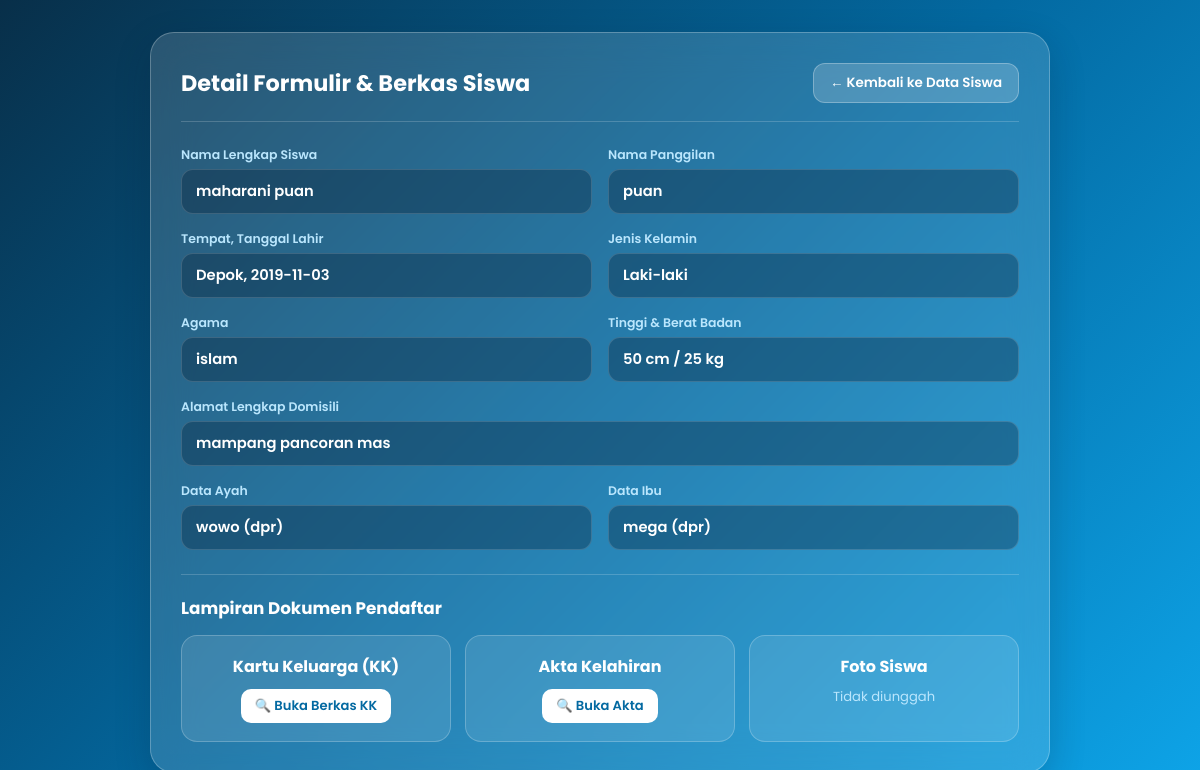
Page /edit_siswa/1 (signed in) on the committed database.
### tables this page shows
CREATE TABLE siswa (
            id INTEGER PRIMARY KEY AUTOINCREMENT,
            nama_siswa TEXT,
            nama_panggilan TEXT,
            tempat_lahir TEXT,
            tanggal_lahir TEXT,
            jenis_kelamin TEXT,
            agama TEXT,
            alamat TEXT,
            tinggi_badan TEXT,
            berat_badan TEXT,
            nama_ayah TEXT,
            pekerjaan_ayah TEXT,
            nama_ibu TEXT,
            pekerjaan_ibu TEXT,
            file_kk TEXT,
            file_akta TEXT,
            foto TEXT,
            status TEXT DEFAULT 'Belum Verifikasi'
        , email TEXT, jenjang TEXT DEFAULT 'Kinder A', tipe_program TEXT DEFAULT 'Tatap Muka Rutin', kelas TEXT DEFAULT 'Reguler');

### PythonProject1/app.py (the view, shortened to what this page needs)
@app.route('/edit_siswa/<id>', methods=['GET', 'POST'])
def edit_siswa(id):
    if session.get('role') != 'admin':
        return "Akses Ditolak!"
    conn = get_db()
    cur = conn.cursor()
    cur.execute("SELECT * FROM siswa WHERE id=?", (id,))
    siswa = cur.fetchone()
    conn.close()
    return render_template('edit_siswa.html', siswa=siswa)

### PythonProject1/app.py (called while the page is built)
def get_db():
    conn = sqlite3.connect(DB_PATH)
    conn.row_factory = sqlite3.Row
    return conn

### PythonProject1/templates/edit_siswa.html (shortened to what this page needs)
<!DOCTYPE html>
<html lang="id">
<head>
</head>
<body>
<div class="container">
    <div class="header">
        <h1>Detail Formulir & Berkas Siswa</h1>
        <a href="/data_siswa" class="btn-back">← Kembali ke Data Siswa</a>
    </div>
    <div class="grid-info">
        <div class="info-group">
            <label>Nama Lengkap Siswa</label>
            <p>{{ siswa.nama_siswa or '-' }}</p>
        </div>
        <div class="info-group">
            <label>Nama Panggilan</label>
            <p>{{ siswa.nama_panggilan or '-' }}</p>
        </div>
        <div class="info-group">
            <label>Tempat, Tanggal Lahir</label>
            <p>{{ siswa.tempat_lahir or 'Depok' }}, {{ siswa.tanggal_lahir or '-' }}</p>
        </div>
        <div class="info-group">
            <label>Jenis Kelamin</label>
            <p>{{ siswa.jenis_kelamin or '-' }}</p>
        </div>
        <div class="info-group">
            <label>Agama</label>
            <p>{{ siswa.agama or '-' }}</p>
        </div>
        <div class="info-group">
            <label>Tinggi & Berat Badan</label>
            <p>{{ siswa.tinggi_badan or '-' }} cm / {{ siswa.berat_badan or '-' }} kg</p>
        </div>
        <div class="info-group" style="grid-column: span 2;">
            <label>Alamat Lengkap Domisili</label>
            <p>{{ siswa.alamat or '-' }}</p>
        </div>
        <div class="info-group">
            <label>Data Ayah</label>
            <p>{{ siswa.nama_ayah or '-' }} ({{ siswa.pekerjaan_ayah or '-' }})</p>
        </div>
        <div class="info-group">
            <label>Data Ibu</label>
            <p>{{ siswa.nama_ibu or '-' }} ({{ siswa.pekerjaan_ibu or '-' }})</p>
        </div>
    </div>
    <div class="berkas-section">
        <h3>Lampiran Dokumen Pendaftar</h3>
        <div class="berkas-grid">
            <div class="berkas-card">
                <strong>Kartu Keluarga (KK)</strong><br>
                {% if siswa.file_kk %}
                    <a href="{{ url_for('static', filename='uploads/' ~ siswa.file_kk) }}" target="_blank">🔍 Buka Berkas KK</a>
                {% else %}
                    <div style="margin-top: 8px; color: #bae6fd; font-size: 0.82rem;">Tidak diunggah</div>
                {% endif %}
            </div>
            <div class="berkas-card">
                <strong>Akta Kelahiran</strong><br>
                {% if siswa.file_akta %}
                    <a href="{{ url_for('static', filename='uploads/' ~ siswa.file_akta) }}" target="_blank">🔍 Buka Akta</a>
                {% else %}
                    <div style="margin-top: 8px; color: #bae6fd; font-size: 0.82rem;">Tidak diunggah</div>
                {% endif %}
            </div>
            <div class="berkas-card">
                <strong>Foto Siswa</strong><br>
                {% if siswa.foto %}
                    <a href="{{ url_for('static', filename='uploads/' ~ siswa.foto) }}" target="_blank">🔍 Buka Foto</a>
                {% else %}
                    <div style="margin-top: 8px; color: #bae6fd; font-size: 0.82rem;">Tidak diunggah</div>
                {% endif %}
            </div>
        </div>
    </div>
</div>
</body>
</html>

### PythonProject1/templates/edit_siswa.html (style rules this page uses)
* { margin: 0; padding: 0; box-sizing: border-box; font-family: 'Poppins', sans-serif; }
body { min-height: 100vh; background: linear-gradient(135deg, #082f49 0%, #0369a1 50%, #0ea5e9 100%); background-attachment: fixed; color: #ffffff; padding: 32px 20px; }
.container { max-width: 900px; margin: 0 auto; background: rgba(255, 255, 255, 0.14); backdrop-filter: blur(20px); -webkit-backdrop-filter: blur(20px); padding: 30px; border-radius: 24px; border: 1px solid rgba(255, 255, 255, 0.25); box-shadow: 0 12px 36px rgba(2, 24, 43, 0.2); }
.header { display: flex; justify-content: space-between; align-items: center; gap: 12px; border-bottom: 1px solid rgba(255, 255, 255, 0.18); padding-bottom: 18px; margin-bottom: 24px; }
.header h1 { color: #ffffff; font-size: 1.4rem; font-weight: 700; }
.btn-back { padding: 9px 16px; background: rgba(255, 255, 255, 0.18); color: #fff; text-decoration: none; border-radius: 12px; font-weight: 600; font-size: 0.84rem; border: 1px solid rgba(255, 255, 255, 0.28); white-space: nowrap; }
.grid-info { display: grid; grid-template-columns: 1fr 1fr; gap: 16px; margin-bottom: 24px; }
.info-group label { display: block; font-size: 0.78rem; color: #bae6fd; font-weight: 600; margin-bottom: 5px; }
.info-group p { font-size: 0.92rem; font-weight: 600; color: #ffffff; background: rgba(8, 33, 56, 0.35); padding: 11px 14px; border-radius: 12px; border: 1px solid rgba(255, 255, 255, 0.15); }
.berkas-section { margin-top: 24px; border-top: 1px solid rgba(255, 255, 255, 0.18); padding-top: 20px; }
.berkas-section h3 { color: #ffffff; font-size: 1.05rem; margin-bottom: 14px; }
.berkas-grid { display: grid; grid-template-columns: repeat(3, 1fr); gap: 14px; }
.berkas-card { border: 1px solid rgba(255, 255, 255, 0.22); padding: 18px 14px; border-radius: 16px; text-align: center; background: rgba(255, 255, 255, 0.1); }
.berkas-card a { display: inline-block; margin-top: 10px; padding: 7px 14px; border-radius: 10px; background: #ffffff; color: #0369a1; font-weight: 600; text-decoration: none; font-size: 0.82rem; }

### rows in the picture
siswa: nama_siswa "maharani puan", nama_panggilan "puan", tempat_lahir "Depok", tanggal_lahir "2019-11-03", jenis_kelamin "Laki-laki", agama "islam", tinggi_badan "50", berat_badan "25", alamat "mampang pancoran mas", nama_ayah "wowo", pekerjaan_ayah "dpr", nama_ibu "mega", pekerjaan_ibu "dpr"
